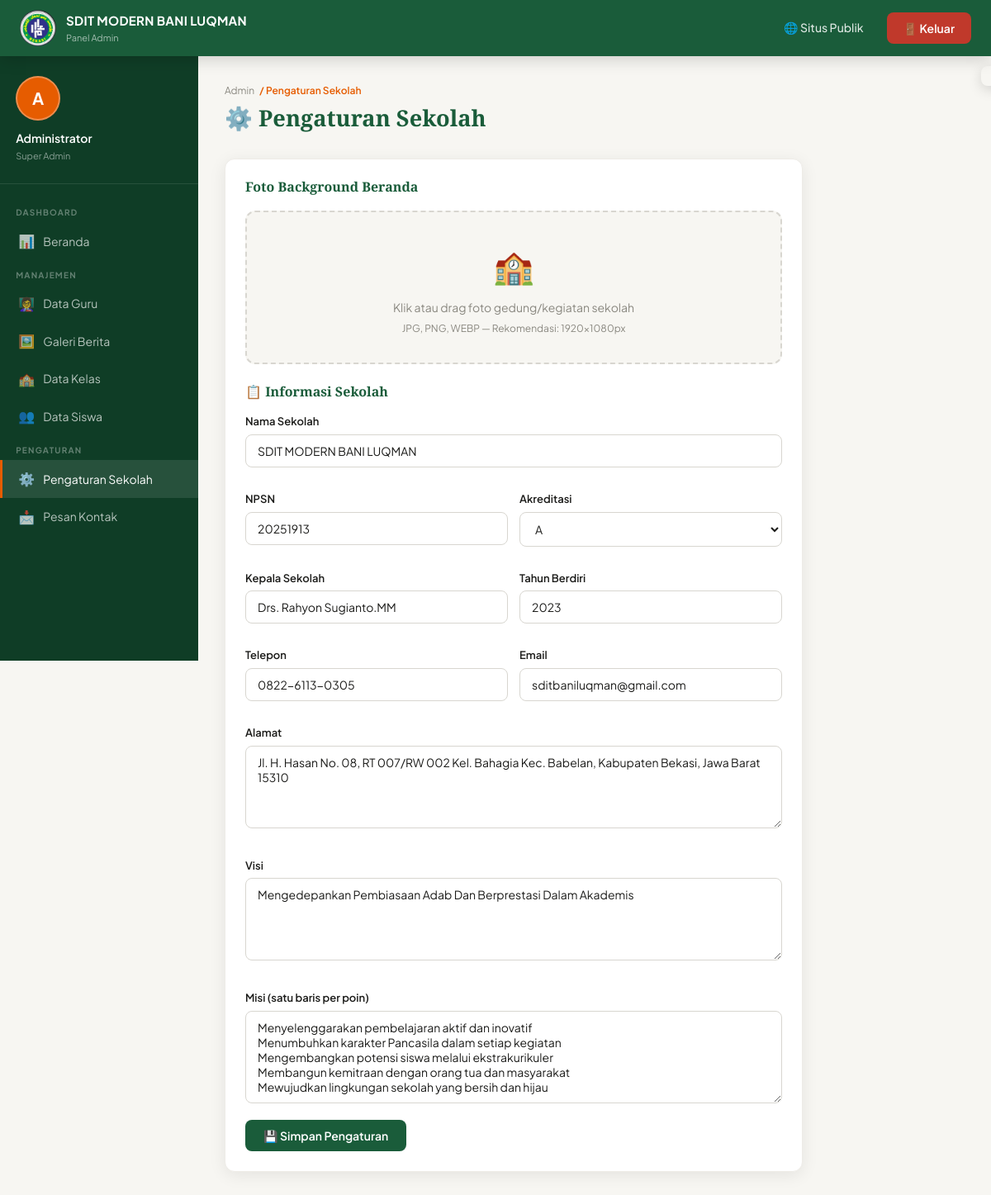
Screenshot of /admin/dashboard.php?tab=pengaturan (signed in) with the database file from the repository.
### tables this page shows
CREATE TABLE `pengaturan` (
  `id`             int(11)      NOT NULL AUTO_INCREMENT,
  `nama_sekolah`   varchar(200) DEFAULT NULL,
  `npsn`           varchar(20)  DEFAULT NULL,
  `alamat`         text         DEFAULT NULL,
  `telepon`        varchar(30)  DEFAULT NULL,
  `email`          varchar(100) DEFAULT NULL,
  `kepala_sekolah` varchar(200) DEFAULT NULL,
  `akreditasi`     varchar(10)  DEFAULT NULL,
  `foto_sekolah`   varchar(255) DEFAULT NULL,
  `visi`           text         DEFAULT NULL,
  `misi`           text         DEFAULT NULL,
  `tahun_berdiri`  year(4)      DEFAULT 2023,
  `updated_at`     timestamp    NOT NULL DEFAULT current_timestamp() ON UPDATE current_timestamp(),
  PRIMARY KEY (`id`)
);

### config/database.php (called while the page is built, shortened)
<?php
function e(string $str): string
{
    return htmlspecialchars($str, ENT_QUOTES, 'UTF-8');
}

### admin/tabs/pengaturan.php (the view, shortened to what this page needs)
<div class="dash-header">
  <div class="dash-breadcrumb">Admin <span>/ Pengaturan Sekolah</span></div>
  <h2>⚙️ Pengaturan Sekolah</h2>
</div>
<div class="kartu" style="max-width:700px;">
  <form action="actions/simpan-pengaturan.php" method="POST" enctype="multipart/form-data">
    <h3 style="color:var(--hijau);margin-bottom:1.2rem;font-size:1rem;">Foto Background Beranda</h3>
    <div class="form-grup">
      <div class="upload-area" onclick="document.getElementById('fotoSekolah').click()"
        ondragover="event.preventDefault();this.classList.add('dragover')"
        ondragleave="this.classList.remove('dragover')"
        ondrop="dropBg(event)">
        <div class="upload-ikon">🏫</div>
        <p>Klik atau drag foto gedung/kegiatan sekolah</p>
        <p style="font-size:12px;color:var(--abu);margin-top:4px;">JPG, PNG, WEBP — Rekomendasi: 1920x1080px</p>
      </div>
    </div>
    <h3 style="color:var(--hijau);margin:1.5rem 0 1rem;font-size:1rem;">📋 Informasi Sekolah</h3>
    <div class="form-grid-2">
      <div class="form-grup form-full">
        <label>Nama Sekolah</label>
        <input type="text" name="nama_sekolah" class="form-kontrol" value="<?= e($set['nama_sekolah']??'') ?>">
      </div>
      <div class="form-grup"><label>NPSN</label><input type="text" name="npsn" class="form-kontrol" value="<?= e($set['npsn']??'') ?>"></div>
      <div class="form-grup"><label>Akreditasi</label>
        <select name="akreditasi" class="form-kontrol">
          <?php foreach(['A','B','C'] as $a): ?>
          <option value="<?= $a ?>" <?= ($set['akreditasi']??'A')===$a?'selected':'' ?>><?= $a ?></option>
          <?php endforeach; ?>
        </select>
      </div>
      <div class="form-grup"><label>Kepala Sekolah</label><input type="text" name="kepala_sekolah" class="form-kontrol" value="<?= e($set['kepala_sekolah']??'') ?>"></div>
      <div class="form-grup"><label>Tahun Berdiri</label><input type="number" name="tahun_berdiri" class="form-kontrol" value="<?= e($set['tahun_berdiri']??1984) ?>"></div>
      <div class="form-grup"><label>Telepon</label><input type="text" name="telepon" class="form-kontrol" value="<?= e($set['telepon']??'') ?>"></div>
      <div class="form-grup"><label>Email</label><input type="email" name="email" class="form-kontrol" value="<?= e($set['email']??'') ?>"></div>
      <div class="form-grup form-full"><label>Alamat</label><textarea name="alamat" class="form-kontrol" rows="2"><?= e($set['alamat']??'') ?></textarea></div>
      <div class="form-grup form-full"><label>Visi</label><textarea name="visi" class="form-kontrol" rows="2"><?= e($set['visi']??'') ?></textarea></div>
      <div class="form-grup form-full">
        <label>Misi (satu baris per poin)</label>
        <textarea name="misi" class="form-kontrol" rows="5"><?= e($set['misi']??'') ?></textarea>
      </div>
    </div>
    <button type="submit" class="btn btn-hijau">💾 Simpan Pengaturan</button>
  </form>
</div>

### admin/dashboard.php (shortened to what this page needs)
<?php
require_once __DIR__ . '/../config/database.php';
$db    = getDB();
$set   = $db->query("SELECT * FROM pengaturan LIMIT 1")->fetch();
$tab   = $_GET['tab'] ?? 'beranda';
?>
<!DOCTYPE html>
<html lang="id">
<head>
  <link rel="stylesheet" href="<?= BASE_URL ?>/assets/css/main.css?v=<?= filemtime(__DIR__ . "/../assets/css/main.css") ?>">
</head>
<body>
<nav class="navbar">
  <div class="nav-inner">
    <div class="nav-logo">
      <img src="<?= BASE_URL ?>/assets/logo.jpeg" alt="Logo Sekolah" class="nav-logo-ikon" style="object-fit: cover; background: transparent;">
      <div class="nav-logo-teks">
        <strong><?= e($set['nama_sekolah'] ?? '') ?></strong>
        <span>Panel Admin</span>
      </div>
    </div>
    <div class="nav-menu" id="navMenu">
      <a href="<?= BASE_URL ?>/index.php">🌐 Situs Publik</a>
      <a href="<?= BASE_URL ?>/logout.php" class="btn-login" style="background:var(--merah);">🚪 Keluar</a>
    </div>
  </div>
</nav>
<div class="notif-toast" id="notifToast"></div>
<div class="dash-layout">
  <aside class="dash-sidebar">
    <div class="sidebar-user">
      <div class="sidebar-avatar-inisial">A</div>
      <div class="sidebar-nama">Administrator</div>
      <div class="sidebar-role">Super Admin</div>
    </div>
    <ul class="sidebar-menu">
      <li class="menu-judul">DASHBOARD</li>
      <li><a href="?tab=beranda" class="<?= $tab==='beranda'?'aktif':'' ?>"><span class="menu-ikon">📊</span> Beranda</a></li>
      <li class="menu-judul">MANAJEMEN</li>
      <li><a href="?tab=guru" class="<?= $tab==='guru'?'aktif':'' ?>"><span class="menu-ikon">👩‍🏫</span> Data Guru</a></li>
      <li><a href="?tab=galeri" class="<?= $tab==='galeri'?'aktif':'' ?>"><span class="menu-ikon">🖼️</span> Galeri Berita</a></li>
      <li><a href="?tab=kelas" class="<?= $tab==='kelas'?'aktif':'' ?>"><span class="menu-ikon">🏫</span> Data Kelas</a></li>
      <li><a href="?tab=siswa" class="<?= $tab==='siswa'?'aktif':'' ?>"><span class="menu-ikon">👥</span> Data Siswa</a></li>
      <li class="menu-judul">PENGATURAN</li>
      <li><a href="?tab=pengaturan" class="<?= $tab==='pengaturan'?'aktif':'' ?>"><span class="menu-ikon">⚙️</span> Pengaturan Sekolah</a></li>
      <li><a href="?tab=pesan" class="<?= $tab==='pesan'?'aktif':'' ?>"><span class="menu-ikon">📩</span> Pesan Kontak </a></li>
    </ul>
  </aside>
  <main class="dash-konten">
    <?php
    switch($tab) {
        case 'pengaturan': include __DIR__ . '/tabs/pengaturan.php'; break;
    }
    ?>
  </main>
</div>
</body>
</html>

### rows the page displays
pengaturan: nama_sekolah "SDIT MODERN BANI LUQMAN", npsn "20251913", akreditasi "A", kepala_sekolah "Drs. Rahyon Sugianto.MM", tahun_berdiri "2023", telepon "0822-6113-0305", email "sditbaniluqman@gmail.com", alamat "Jl. H. Hasan No. 08, RT 007/RW 002 Kel. Bahagia Kec. Babelan, Kabupaten Bekasi, Jawa Barat 15310", visi "Mengedepankan Pembiasaan Adab Dan Berprestasi Dalam Akademis", misi "Menyelenggarakan pembelajaran aktif dan inovatif Menumbuhkan karakter Pancasila dalam setiap kegiatan Mengembangkan potensi siswa melalui ekstrakurikuler Membangun kemitraan dengan orang tua dan masyarakat Mewujudkan lingkungan sekolah yang bersih dan hijau"
